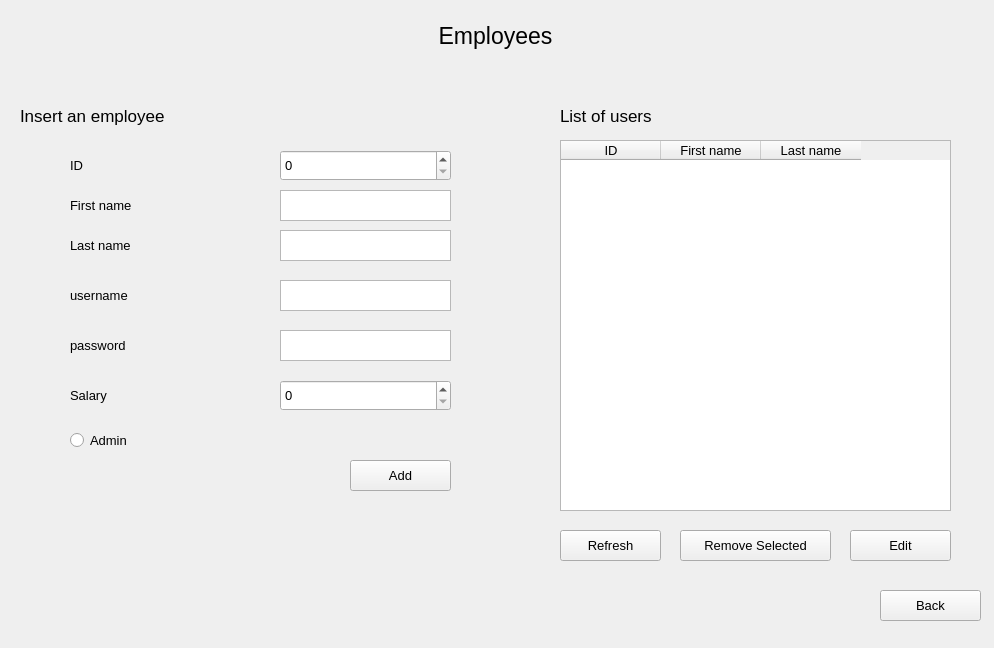
<?xml version="1.0" encoding="UTF-8"?>
<ui version="4.0">
 <class>Employee_Window</class>
 <widget class="QWidget" name="Employee_Window">
  <property name="geometry">
   <rect>
    <x>0</x>
    <y>0</y>
    <width>994</width>
    <height>648</height>
   </rect>
  </property>
  <property name="windowTitle">
   <string>Form</string>
  </property>
  <widget class="QLabel" name="label_7">
   <property name="geometry">
    <rect>
     <x>70</x>
     <y>230</y>
     <width>171</width>
     <height>31</height>
    </rect>
   </property>
   <property name="font">
    <font>
     <pointsize>10</pointsize>
    </font>
   </property>
   <property name="text">
    <string>Last name</string>
   </property>
  </widget>
  <widget class="QLabel" name="label_5">
   <property name="geometry">
    <rect>
     <x>70</x>
     <y>380</y>
     <width>171</width>
     <height>31</height>
    </rect>
   </property>
   <property name="font">
    <font>
     <pointsize>10</pointsize>
    </font>
   </property>
   <property name="text">
    <string>Salary</string>
   </property>
  </widget>
  <widget class="QPushButton" name="add_emp">
   <property name="geometry">
    <rect>
     <x>350</x>
     <y>460</y>
     <width>101</width>
     <height>31</height>
    </rect>
   </property>
   <property name="font">
    <font>
     <pointsize>10</pointsize>
    </font>
   </property>
   <property name="text">
    <string>Add</string>
   </property>
  </widget>
  <widget class="QSpinBox" name="emp_id">
   <property name="geometry">
    <rect>
     <x>280</x>
     <y>150</y>
     <width>171</width>
     <height>31</height>
    </rect>
   </property>
   <property name="font">
    <font>
     <pointsize>10</pointsize>
    </font>
   </property>
   <property name="minimum">
    <number>0</number>
   </property>
   <property name="maximum">
    <number>5000</number>
   </property>
   <property name="value">
    <number>0</number>
   </property>
  </widget>
  <widget class="QTextEdit" name="emp_fname">
   <property name="geometry">
    <rect>
     <x>280</x>
     <y>190</y>
     <width>171</width>
     <height>31</height>
    </rect>
   </property>
   <property name="font">
    <font>
     <pointsize>10</pointsize>
    </font>
   </property>
  </widget>
  <widget class="QTextEdit" name="emp_password">
   <property name="geometry">
    <rect>
     <x>280</x>
     <y>330</y>
     <width>171</width>
     <height>31</height>
    </rect>
   </property>
   <property name="font">
    <font>
     <pointsize>10</pointsize>
    </font>
   </property>
  </widget>
  <widget class="QLabel" name="label_2">
   <property name="geometry">
    <rect>
     <x>70</x>
     <y>190</y>
     <width>191</width>
     <height>31</height>
    </rect>
   </property>
   <property name="font">
    <font>
     <pointsize>10</pointsize>
    </font>
   </property>
   <property name="text">
    <string>First name</string>
   </property>
  </widget>
  <widget class="QTextEdit" name="emp_username">
   <property name="geometry">
    <rect>
     <x>280</x>
     <y>280</y>
     <width>171</width>
     <height>31</height>
    </rect>
   </property>
   <property name="font">
    <font>
     <pointsize>10</pointsize>
    </font>
   </property>
  </widget>
  <widget class="QLabel" name="label_8">
   <property name="geometry">
    <rect>
     <x>70</x>
     <y>280</y>
     <width>141</width>
     <height>31</height>
    </rect>
   </property>
   <property name="font">
    <font>
     <pointsize>10</pointsize>
    </font>
   </property>
   <property name="text">
    <string>username</string>
   </property>
  </widget>
  <widget class="QLabel" name="label_9">
   <property name="geometry">
    <rect>
     <x>70</x>
     <y>150</y>
     <width>191</width>
     <height>31</height>
    </rect>
   </property>
   <property name="font">
    <font>
     <pointsize>10</pointsize>
    </font>
   </property>
   <property name="text">
    <string>ID</string>
   </property>
  </widget>
  <widget class="QTextEdit" name="emp_lname">
   <property name="geometry">
    <rect>
     <x>280</x>
     <y>230</y>
     <width>171</width>
     <height>31</height>
    </rect>
   </property>
   <property name="font">
    <font>
     <pointsize>10</pointsize>
    </font>
   </property>
  </widget>
  <widget class="QSpinBox" name="emp_salary">
   <property name="geometry">
    <rect>
     <x>280</x>
     <y>380</y>
     <width>171</width>
     <height>31</height>
    </rect>
   </property>
   <property name="font">
    <font>
     <pointsize>10</pointsize>
    </font>
   </property>
   <property name="minimum">
    <number>0</number>
   </property>
   <property name="maximum">
    <number>5000</number>
   </property>
   <property name="value">
    <number>0</number>
   </property>
  </widget>
  <widget class="QLabel" name="label_3">
   <property name="geometry">
    <rect>
     <x>70</x>
     <y>330</y>
     <width>171</width>
     <height>31</height>
    </rect>
   </property>
   <property name="font">
    <font>
     <pointsize>10</pointsize>
    </font>
   </property>
   <property name="text">
    <string>password</string>
   </property>
  </widget>
  <widget class="QLabel" name="label_6">
   <property name="geometry">
    <rect>
     <x>10</x>
     <y>10</y>
     <width>971</width>
     <height>51</height>
    </rect>
   </property>
   <property name="font">
    <font>
     <pointsize>17</pointsize>
    </font>
   </property>
   <property name="text">
    <string>Employees</string>
   </property>
   <property name="alignment">
    <set>Qt::AlignCenter</set>
   </property>
  </widget>
  <widget class="QTableWidget" name="pharmacist_table">
   <property name="geometry">
    <rect>
     <x>560</x>
     <y>140</y>
     <width>391</width>
     <height>371</height>
    </rect>
   </property>
   <property name="font">
    <font>
     <pointsize>10</pointsize>
    </font>
   </property>
   <property name="selectionMode">
    <enum>QAbstractItemView::SingleSelection</enum>
   </property>
   <property name="selectionBehavior">
    <enum>QAbstractItemView::SelectRows</enum>
   </property>
   <column>
    <property name="text">
     <string>ID</string>
    </property>
   </column>
   <column>
    <property name="text">
     <string>First name</string>
    </property>
   </column>
   <column>
    <property name="text">
     <string>Last name</string>
    </property>
   </column>
  </widget>
  <widget class="QPushButton" name="back">
   <property name="geometry">
    <rect>
     <x>880</x>
     <y>590</y>
     <width>101</width>
     <height>31</height>
    </rect>
   </property>
   <property name="font">
    <font>
     <pointsize>10</pointsize>
    </font>
   </property>
   <property name="text">
    <string>Back</string>
   </property>
  </widget>
  <widget class="QPushButton" name="remove_selected_row">
   <property name="geometry">
    <rect>
     <x>680</x>
     <y>530</y>
     <width>151</width>
     <height>31</height>
    </rect>
   </property>
   <property name="font">
    <font>
     <pointsize>10</pointsize>
    </font>
   </property>
   <property name="text">
    <string>Remove Selected</string>
   </property>
  </widget>
  <widget class="QLabel" name="label_4">
   <property name="geometry">
    <rect>
     <x>560</x>
     <y>100</y>
     <width>221</width>
     <height>31</height>
    </rect>
   </property>
   <property name="font">
    <font>
     <pointsize>13</pointsize>
    </font>
   </property>
   <property name="text">
    <string>List of users</string>
   </property>
  </widget>
  <widget class="QRadioButton" name="is_admin">
   <property name="geometry">
    <rect>
     <x>70</x>
     <y>430</y>
     <width>211</width>
     <height>20</height>
    </rect>
   </property>
   <property name="font">
    <font>
     <pointsize>10</pointsize>
    </font>
   </property>
   <property name="text">
    <string>Admin</string>
   </property>
  </widget>
  <widget class="QLabel" name="label">
   <property name="geometry">
    <rect>
     <x>20</x>
     <y>100</y>
     <width>221</width>
     <height>31</height>
    </rect>
   </property>
   <property name="font">
    <font>
     <pointsize>13</pointsize>
    </font>
   </property>
   <property name="text">
    <string>Insert an employee</string>
   </property>
  </widget>
  <widget class="QPushButton" name="refresh_pharmacist_table">
   <property name="geometry">
    <rect>
     <x>560</x>
     <y>530</y>
     <width>101</width>
     <height>31</height>
    </rect>
   </property>
   <property name="font">
    <font>
     <pointsize>10</pointsize>
    </font>
   </property>
   <property name="text">
    <string>Refresh</string>
   </property>
  </widget>
  <widget class="QLabel" name="msg">
   <property name="geometry">
    <rect>
     <x>70</x>
     <y>490</y>
     <width>441</width>
     <height>81</height>
    </rect>
   </property>
   <property name="font">
    <font>
     <pointsize>10</pointsize>
    </font>
   </property>
   <property name="text">
    <string/>
   </property>
  </widget>
  <widget class="QPushButton" name="edit_ph">
   <property name="geometry">
    <rect>
     <x>850</x>
     <y>530</y>
     <width>101</width>
     <height>31</height>
    </rect>
   </property>
   <property name="font">
    <font>
     <pointsize>10</pointsize>
    </font>
   </property>
   <property name="text">
    <string>Edit</string>
   </property>
  </widget>
 </widget>
 <tabstops>
  <tabstop>emp_id</tabstop>
  <tabstop>emp_fname</tabstop>
  <tabstop>emp_lname</tabstop>
  <tabstop>emp_username</tabstop>
  <tabstop>emp_password</tabstop>
  <tabstop>emp_salary</tabstop>
  <tabstop>is_admin</tabstop>
  <tabstop>add_emp</tabstop>
  <tabstop>refresh_pharmacist_table</tabstop>
  <tabstop>remove_selected_row</tabstop>
  <tabstop>edit_ph</tabstop>
  <tabstop>back</tabstop>
  <tabstop>pharmacist_table</tabstop>
 </tabstops>
 <resources/>
 <connections/>
</ui>
